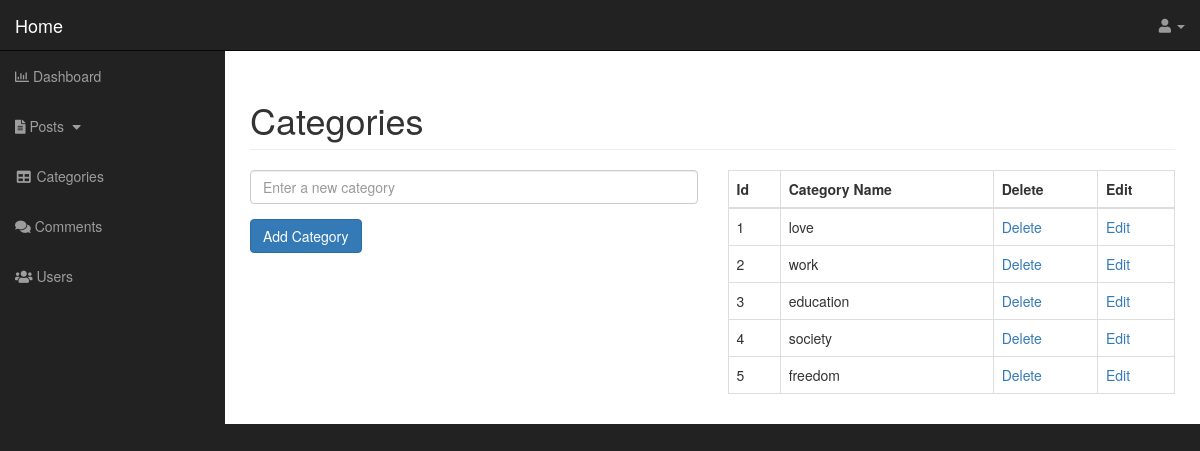
The app's page /admin/categories.php with its own data.
### tables this page shows
CREATE TABLE `categories` (
  `cat_id` int(5) NOT NULL,
  `cat_name` char(255) NOT NULL
);

### admin/categories.php (the view, shortened to what this page needs)
<?php include 'includes/header.php'; ?>
<div id="wrapper">
    <?php include 'includes/navigation.php'; ?>
    <div id="page-wrapper">
        <div class="container-fluid">
            <div class="row">
                <div class="col-lg-12">
                    <h1 class="page-header">
                        Categories
                    </h1>
                    <div class="row">
                        <div class="col-xs-6">
                            <form action="" method="post">
                                <div class="form-group">
                                    <input type="text" name="cat_name" class="form-control" placeholder="Enter a new category" required>
                                </div>
                                <div class="form-group">
                                    <input type="submit" name="add_cat" class="btn btn-primary" value="Add Category">
                                </div>
                            </form>
                        </div>
                        <div class="col-xs-6">
                            <table class="table table-bordered table-hover">
                                <thead>
                                    <tr>
                                        <th>Id</th>
                                        <th>Category Name</th>
                                        <th>Delete</th>
                                        <th>Edit</th>
                                    </tr>
                                </thead>
                                <tbody>
                                <?php
                                    $query = "SELECT * FROM categories";
                                    $result = mysqli_query($connection, $query) or die(mysqli_error($connection));
                                    while($row = mysqli_fetch_assoc($result)){
                                        $cat_id = $row['cat_id'];
                                        $cat_name = $row['cat_name'];
                                        echo "<tr>";
                                        echo "<td>$cat_id</td>";
                                        echo "<td>$cat_name</td>";
                                        echo "<td><a href='categories.php?delete=$cat_id'>Delete</a>";
                                        echo "<td><a href='categories.php?edit=$cat_name&cat_id=$cat_id'>Edit</a>";
                                        echo "</tr>";
                                    }
                                ?>
                                </tbody>
                            </table>
                        </div>
                    </div>
                </div>
            </div>
        </div>
    </div>
</div>
</body>
</html>

### admin/css/sb-admin.css (style rules this page uses)
body { margin-top: 100px; background-color: #222; }
@media (min-width:768px) { body { margin-top: 50px; } }
#wrapper { padding-left: 0; }
#page-wrapper { width: 100%; padding: 0; background-color: #fff; }
@media (min-width:768px) { #wrapper { padding-left: 225px; } }
@media (min-width:768px) { #page-wrapper { padding: 10px; } }

### records on screen
categories: cat_id "1", cat_name "love"
categories: cat_id "2", cat_name "work"
categories: cat_id "3", cat_name "education"
categories: cat_id "4", cat_name "society"
categories: cat_id "5", cat_name "freedom"
